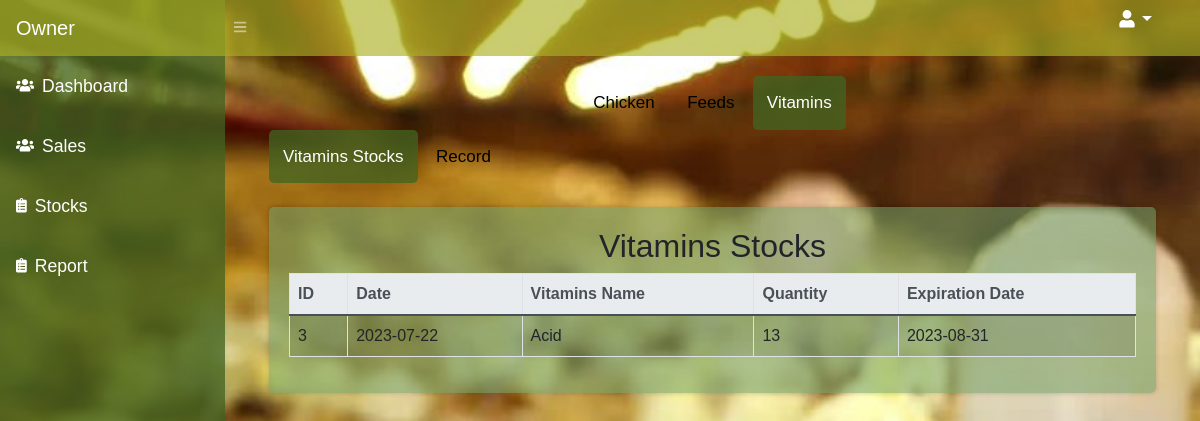
/admin/vitamins_stocks_record.php, run on the app's committed database.
### tables this page shows
CREATE TABLE `vitamins_stocks` (
  `id` int(11) NOT NULL,
  `date` date NOT NULL,
  `vitamins_name` varchar(100) NOT NULL,
  `quantity` int(11) NOT NULL,
  `expiration_date` date NOT NULL
);

### admin/vitamins_stocks_record.php (the view, shortened to what this page needs)
<!DOCTYPE html>
<html>
<head>
    <link rel="stylesheet" href="https://stackpath.bootstrapcdn.com/bootstrap/4.5.2/css/bootstrap.min.css">
        <link href="https://cdn.jsdelivr.net/npm/simple-datatables@latest/dist/style.css" rel="stylesheet" />
        <link href="../css/styles.css" rel="stylesheet" />
        <link href="../css copy/themee.css" rel="stylesheet" />
</head>
<body class="sb-nav-fixed">
<?php include_once('includes/navbar.php');?>
        <div id="layoutSidenav">
          <?php include_once('includes/sidebar.php');?>
            <div id="layoutSidenav_content">
                <main>
                    <div class="container-fluid px-4">
                    <div class="pill-nav" align="center">
                    <a href="chickenstocks.php">Chicken</a>
                    <a href="feedsstocks.php">Feeds</a>
                    <a class="active" href="vitaminsstocks.php">Vitamins</a>
                    </div>
                    <div class="pill-nav">
                    <a class="active" href="vitaminsstocks.php">Vitamins Stocks</a>
                    <a href="vitamins_stocks_record.php">Record</a>
                    </div>
</body>
</html>
<?php
$servername = "localhost";
$username = "root";
$password = "";
$dbname = "loginsystem";
$conn = new mysqli($servername, $username, $password, $dbname);
$sql = "SELECT * FROM vitamins_stocks";
$result = $conn->query($sql);
if ($result->num_rows > 0) {
    echo "<div class='container mt-4'>";
    echo "<h2>Vitamins Stocks</h2>";
    echo "<table class='table table-bordered table-striped'>";
    echo "<thead class='thead-light'>";
    echo "<tr><th>ID</th><th>Date</th><th>Vitamins Name</th><th>Quantity</th><th>Expiration Date</th></tr>";
    echo "</thead>";
    echo "<tbody>";
    while ($row = $result->fetch_assoc()) {
        echo "<tr>";
        echo "<td>" . $row['id'] . "</td>";
        echo "<td>" . $row['date'] . "</td>";
        echo "<td>" . $row['vitamins_name'] . "</td>";
        echo "<td>" . $row['quantity'] . "</td>";
        echo "<td>" . $row['expiration_date'] . "</td>";
        echo "</tr>";
    }
    echo "</tbody>";
    echo "</table>";
    echo "</div>";
} else {
    echo "<div class='container mt-4'>";
    echo "<div class='alert alert-info'>No chicken stocks data available.</div>";
    echo "</div>";
}
?>

### css copy/themee.css (style rules this page uses)
* { margin: 0; padding: 0; box-sizing: border-box; }
body { background: url("../img/chick_bg.jpg") no-repeat; background-position: center; background-size: cover; height: 100vh; margin: 0; padding: 0; list-style: none; text-decoration: none; }
.container { padding: 28px 40px; transition: .5s; }

### admin/vitamins_stocks_record.php (style rules this page uses)
body { font-family: Arial, Helvetica, sans-serif; }
.pill-nav a { display: inline-block; color: black; text-align: center; padding: 14px; text-decoration: none; font-size: 17px; border-radius: 5px; }
.pill-nav a.active { background-color: rgba(65, 100, 34, 0.76); color: white; }
body { font-family: Arial, sans-serif; background-color: #f8f8f8; padding: 20px; }
.container { max-width: 900px; margin: 0 auto; background-color: #72A06A8C; padding: 20px; border-radius: 5px; box-shadow: 0 0 5px rgba(0, 0, 0, 0.2); }
h2 { text-align: center; }

### admin/includes/sidebar.php (style rules this page uses)
.active { background-color: rgba(65, 100, 34, 0.76); color: white; }

### data on the page
vitamins_stocks: id "3", date "2023-07-22", vitamins_name "Acid", quantity "13", expiration_date "2023-08-31"
